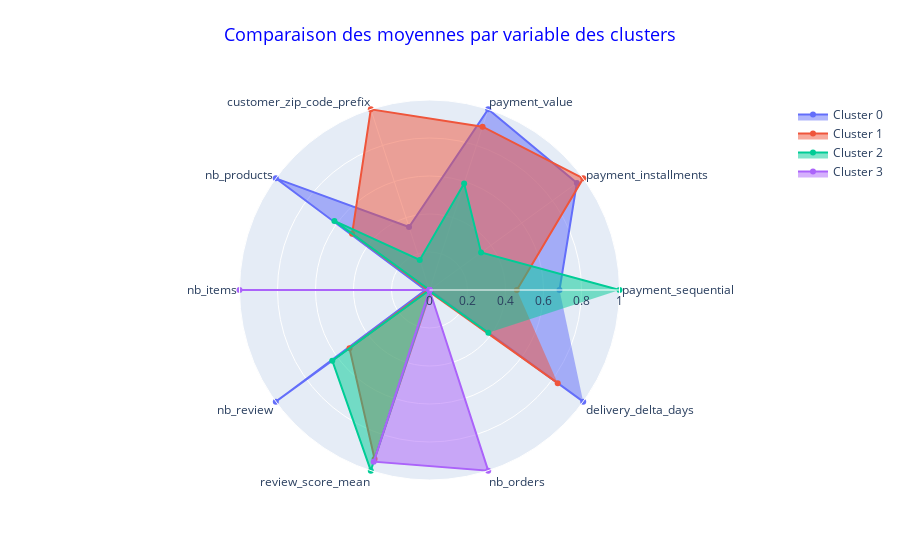

Notebook code cell kept with this figure:
### Code cell
plot_radars(data=X_scaled_clusters_pca.iloc[:,:-1],
            group="kmeans_label_pca")

### Figure 1 — Plotly figure (JSON) as saved in the notebook; plotly's stock layout.template omitted (floating-point values rounded to 4 significant figures)
{"data": [{"fill": "toself", "name": "Cluster 0", "r": [0.6842, 0.9586, 1, 0.3488, 1.0, 0.02127, 1, 0, 0, 1], "theta": ["payment_sequential", "payment_installments", "payment_value", "customer_zip_code_prefix", "nb_products", "nb_items", "nb_review", "review_score_mean", "nb_orders", "delivery_delta_days"], "type": "scatterpolar"}, {"fill": "toself", "name": "Cluster 1", "r": [0.4598, 1, 0.9038, 1, 0.5034, 0.008137, 0.5206, 0.9351, 0.01342, 0.8342], "theta": ["payment_sequential", "payment_installments", "payment_value", "customer_zip_code_prefix", "nb_products", "nb_items", "nb_review", "review_score_mean", "nb_orders", "delivery_delta_days"], "type": "scatterpolar"}, {"fill": "toself", "name": "Cluster 2", "r": [1, 0.3354, 0.5896, 0.1665, 0.6187, 0, 0.6324, 1.0, 0.007439, 0.3831], "theta": ["payment_sequential", "payment_installments", "payment_value", "customer_zip_code_prefix", "nb_products", "nb_items", "nb_review", "review_score_mean", "nb_orders", "delivery_delta_days"], "type": "scatterpolar"}, {"fill": "toself", "name": "Cluster 3", "r": [0, 0, 0, 0, 0, 1, 0, 0.9502, 1, 0], "theta": ["payment_sequential", "payment_installments", "payment_value", "customer_zip_code_prefix", "nb_products", "nb_items", "nb_review", "review_score_mean", "nb_orders", "delivery_delta_days"], "type": "scatterpolar"}], "layout": {"polar": {"radialaxis": {"range": [0, 1], "visible": true}}, "showlegend": true, "title": {"font": {"color": "blue", "size": 18}, "text": "Comparaison des moyennes par variable des clusters", "x": 0.5, "xanchor": "center", "y": 0.95, "yanchor": "top"}}}
